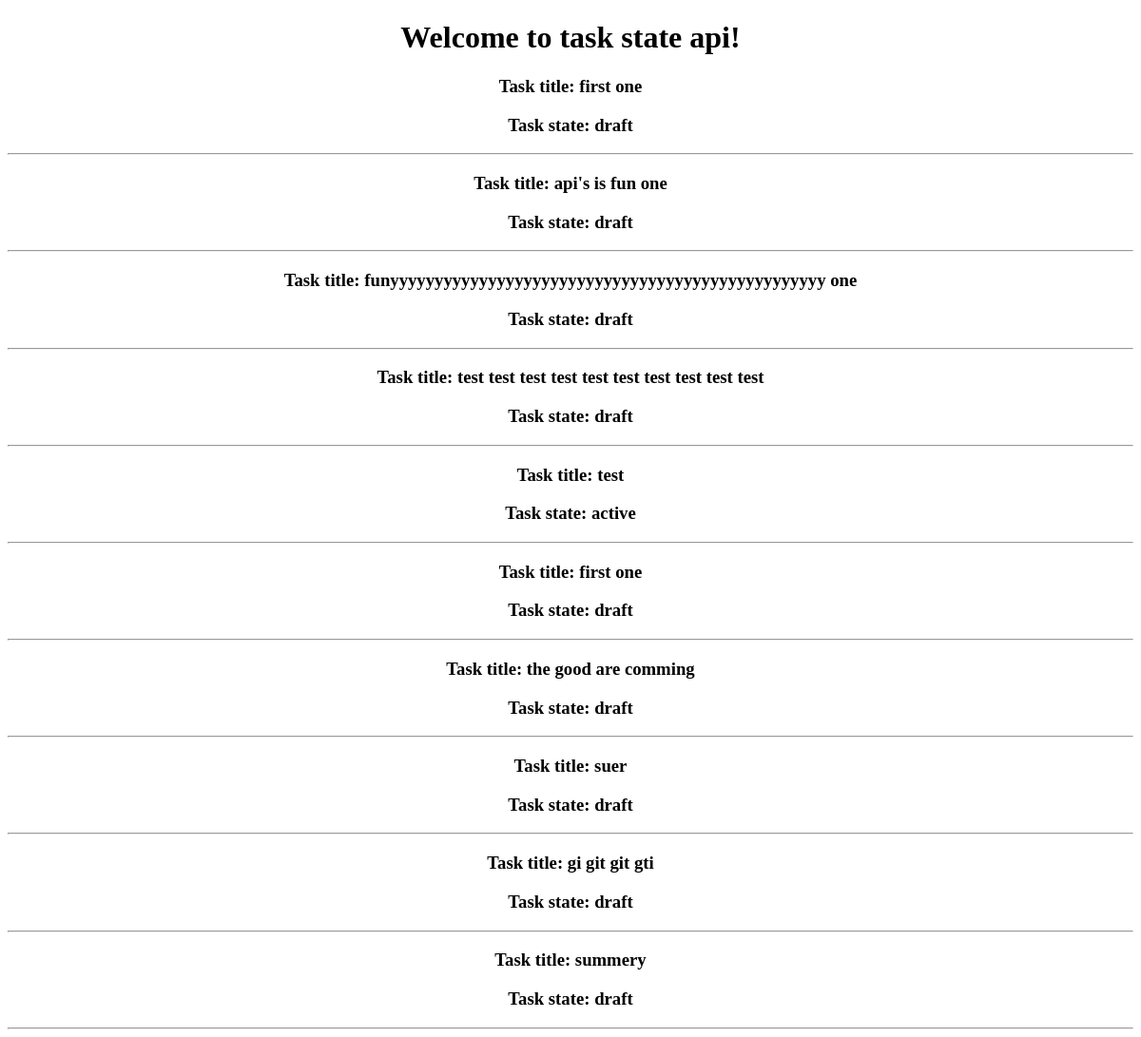
/, run on an earlier commit of the app's database.
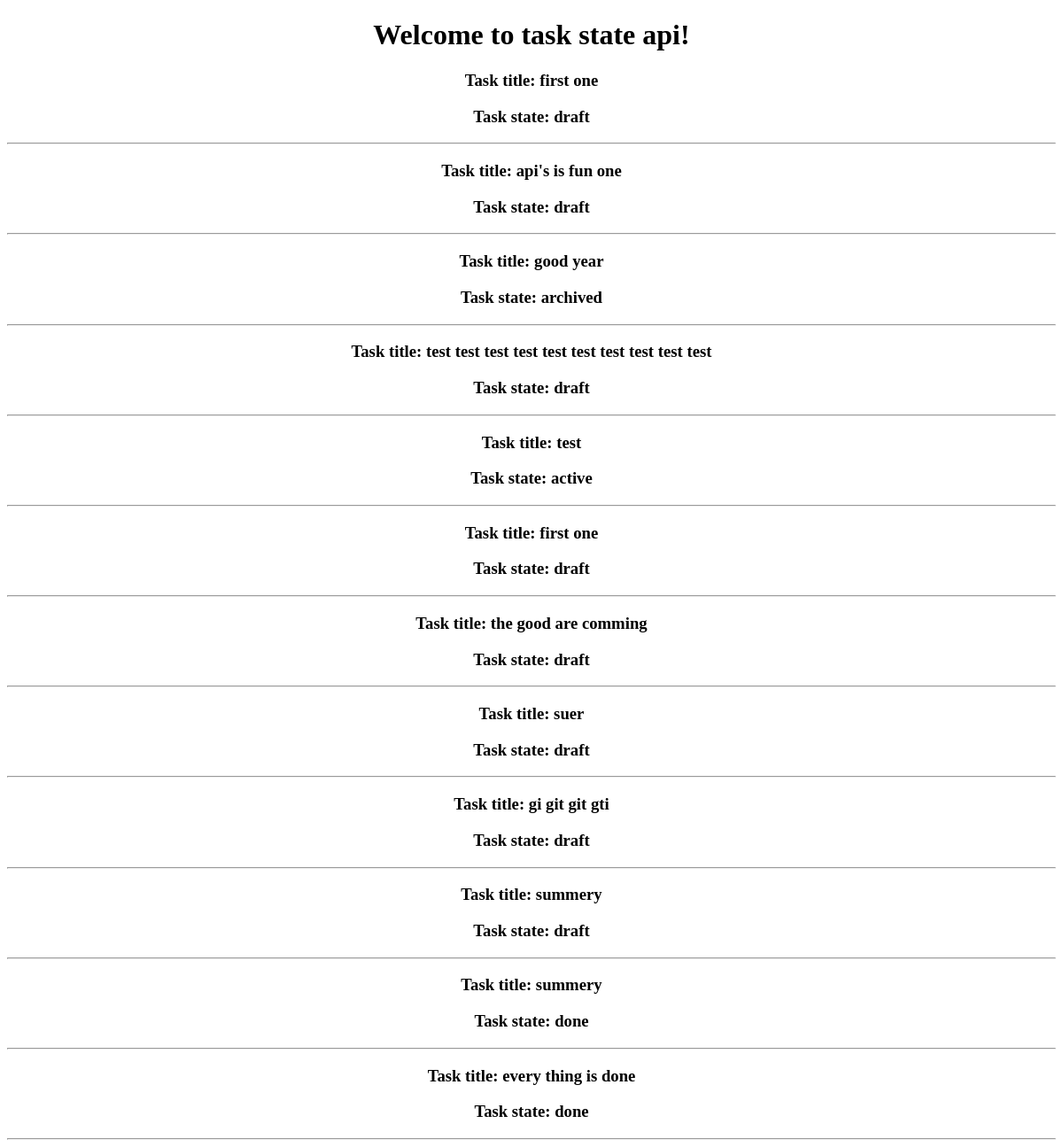
And on a later commit of the database.
### api/models.py (models this page shows, shortened)
class Task(models.Model):
    CHOICES = (
        ('draft', 'Draft'),
        ('active', 'Active'),
        ('done', 'Done'),
        ('archived', 'Archived'),
    )
    title = models.TextField()
    state = models.CharField(max_length = 9, choices=CHOICES)

### api/views.py (the view)
# urls.py: path('', index, name='home'),
def index(request):
    tasks = Task.objects.all()
    return render(request, 'api/index.html', {'tasks':tasks})

### api/templates/api/index.html (shortened to what this page needs)
{% load static %}
<!DOCTYPE html>
<html lang="en">
<head>
    <link rel="stylesheet" href="{% static 'css/style.css' %}">
</head>
<body>
	<h1>Welcome to task state api!</h1>
	{% for task in tasks %}
		<h3> Task title: {{task.title}} </h3>
		<h3> Task state: {{task.state}} </h3><hr>
	{% endfor %}
</body>
</html>

What changed in the data, as far as the page shows it:
removed Task: title "funyyyyyyyyyyyyyyyyyyyyyyyyyyyyyyyyyyyyyyyyyyyyyyyyy one", state "draft"
added Task: title "good year", state "archived"
added Task: title "summery", state "done"
added Task: title "every thing is done", state "done"
